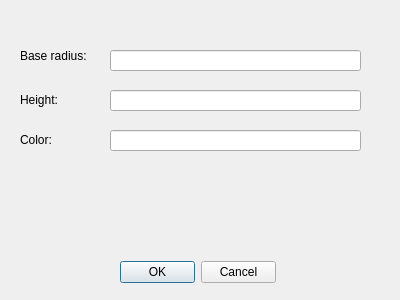
<?xml version="1.0" encoding="UTF-8"?>
<ui version="4.0">
 <class>CylinderPropertiesDialog</class>
 <widget class="QDialog" name="CylinderPropertiesDialog">
  <property name="geometry">
   <rect>
    <x>0</x>
    <y>0</y>
    <width>400</width>
    <height>300</height>
   </rect>
  </property>
  <property name="windowTitle">
   <string>CylinderPropertiesDialog</string>
  </property>
  <widget class="QDialogButtonBox" name="buttonBox">
   <property name="geometry">
    <rect>
     <x>120</x>
     <y>260</y>
     <width>156</width>
     <height>24</height>
    </rect>
   </property>
   <property name="standardButtons">
    <set>QDialogButtonBox::StandardButton::Cancel|QDialogButtonBox::StandardButton::Ok</set>
   </property>
  </widget>
  <widget class="QLabel" name="label">
   <property name="geometry">
    <rect>
     <x>20</x>
     <y>46</y>
     <width>81</width>
     <height>20</height>
    </rect>
   </property>
   <property name="text">
    <string>Base radius:</string>
   </property>
  </widget>
  <widget class="QLabel" name="label_2">
   <property name="geometry">
    <rect>
     <x>20</x>
     <y>90</y>
     <width>81</width>
     <height>20</height>
    </rect>
   </property>
   <property name="text">
    <string>Height:</string>
   </property>
  </widget>
  <widget class="QLineEdit" name="edtHeight">
   <property name="geometry">
    <rect>
     <x>110</x>
     <y>90</y>
     <width>251</width>
     <height>21</height>
    </rect>
   </property>
  </widget>
  <widget class="QLineEdit" name="edtBaseRadius">
   <property name="geometry">
    <rect>
     <x>110</x>
     <y>50</y>
     <width>251</width>
     <height>21</height>
    </rect>
   </property>
  </widget>
  <widget class="QLabel" name="label_3">
   <property name="geometry">
    <rect>
     <x>20</x>
     <y>130</y>
     <width>81</width>
     <height>20</height>
    </rect>
   </property>
   <property name="text">
    <string>Color:</string>
   </property>
  </widget>
  <widget class="QLineEdit" name="edtColor">
   <property name="geometry">
    <rect>
     <x>110</x>
     <y>130</y>
     <width>251</width>
     <height>21</height>
    </rect>
   </property>
  </widget>
 </widget>
 <resources/>
 <connections/>
</ui>
